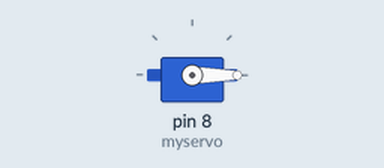
This sketch was run on a simulated Arduino Uno, built with avr-gcc and run on an emulated ATmega328P. Parts: servo.

Above: at 0.05 s.
At 6.0 s:
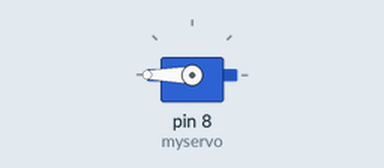
Timing chart, 0 to 7.8 s (numbered marks = the images above):
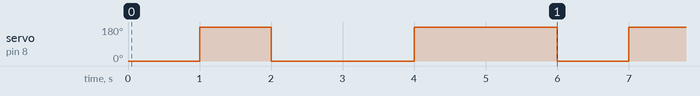

The sketch:

t-1ServoMotor.ino
```cpp
#include <Servo.h>//se llama libreria
Servo myservo;//se crea objeto myservo
int pos=0;//se declara variable pos=0

void setup() {

myservo.attach(8);//se configura servo en pin 4
myservo.write(pos);//se escribe posicion
pos=0;//posicion 0

}

void loop() {
myservo.write(pos);//se escribe posicion
 pos=180;//posicion 45

 delay(1000);//espera 1 segundo

 myservo.write(pos);//se escribe posicion
 pos=-180;//posicion 90

 delay(1000);//espera 1 segundo

 myservo.write(pos);//se escribe posicion
 pos=180;//posicion 45

 delay(2000);//espera 2 segundos

 myservo.write(pos);//se escribe posicion
 pos=0;//posicion 0

 delay(2000);//espera 2 segundos
}
```

Measured:
- by itself, servo on pin 8 (myservo): repeats every 6.0 s: 0° 2.0 s, 180° 2.0 s, 0° 1.0 s, 180° 1.0 s
